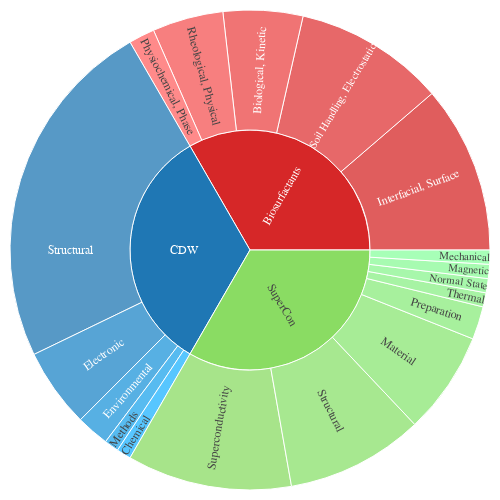

The notebook cell this image was saved under:
### Code cell
import math
import numpy as np
import pandas as pd
import plotly.graph_objects as go
from plotly.colors import n_colors

CSV_PATH = "./all_data_categories.csv"
df = pd.read_csv(CSV_PATH)

# -----------------------------
# Validate / clean
# -----------------------------
required = {"dataset", "category", "property_name", "count"}
missing = required - set(df.columns)
if missing:
    raise ValueError(f"CSV is missing required columns: {sorted(missing)}")

df = df.copy()
df["dataset"] = df["dataset"].astype(str).str.strip()
df["category"] = df["category"].astype(str).str.strip()
df["property_name"] = df["property_name"].astype(str).str.strip()
df["count"] = pd.to_numeric(df["count"], errors="coerce").fillna(0)

def log10_clip(x: float) -> float:
    return math.log10(x if x > 0 else 1.0)

df["count_log10"] = df["count"].map(log10_clip)

# -----------------------------
# Collapse to Dataset -> Category (NO property nodes)
# -----------------------------
# We'll keep n_properties for hover, but the *area* will be driven by sum_count now.
g = (
    df.groupby(["dataset", "category"], as_index=False)
      .agg(
          n_properties=("property_name", "nunique"),
          mean_log10=("count_log10", "mean"),
          sum_count=("count", "sum"),
      )
)

# Dataset-level aggregates for hover + color
ds = (
    g.groupby("dataset", as_index=False)
     .agg(
         n_categories=("category", "nunique"),
         n_properties=("n_properties", "sum"),
         sum_count=("sum_count", "sum"),
     )
)

# Weighted mean log10 for dataset color (weights = n_properties, keep as you had)
ds_color = (
    g.assign(w=g["n_properties"])
     .groupby("dataset", as_index=False)
     .apply(lambda x: (x["mean_log10"] * x["w"]).sum() / max(x["w"].sum(), 1))
     .rename(columns={None: "mean_log10"})
)
ds = ds.merge(ds_color, on="dataset", how="left")

ds_sorted = ds.sort_values(["dataset"], kind="mergesort").reset_index(drop=True)

# Sort categories for stable rendering (big ones first)
g_sorted = g.sort_values(["dataset", "sum_count", "category"], ascending=[True, False, True])

# -----------------------------
# Colors: dataset base + per-dataset shade ramps for categories
# -----------------------------

RED_BASE = "rgb(214,39,40)"
BLUE_BASE = "rgb(31,119,180)"
GREEN_BASE = "rgb(138,220,99)"

DATASET_BASE_COLORS = {
    ds_name: base
    for ds_name, base in zip(
        ds_sorted["dataset"],
        [RED_BASE, BLUE_BASE, GREEN_BASE],
    )
}

base_color_endpoints = {
    RED_BASE: "rgb(255,100,100)",
    BLUE_BASE: "rgb(31,180,255)",
    GREEN_BASE: "rgb(138,255,160)",
}

node_colors = []

# Dataset nodes (inner ring)
for r in ds_sorted.itertuples(index=False):
    node_colors.append(DATASET_BASE_COLORS[r.dataset])

# Category nodes (outer ring): shades per dataset
for ds_name, sub in g_sorted.groupby("dataset", sort=False):
    base_color = DATASET_BASE_COLORS[ds_name]
    shades = n_colors(
        base_color,
        base_color_endpoints[base_color],
        len(sub),
        colortype="rgb",
    )
    node_colors.extend(shades)

# -----------------------------
# Build sunburst arrays
# -----------------------------
ids, labels, parents, values, customdata = [], [], [], [], []

DATASET_VALUE = 1.0  # equal area for each dataset wedge

# Totals for normalization (now using sum_count)
tot_count_by_ds = (
    g_sorted.groupby("dataset", as_index=True)["sum_count"].sum().to_dict()
)
n_cats_by_ds = (
    ds_sorted.set_index("dataset")["n_categories"].to_dict()
)

# Dataset nodes: equal thirds
for r in ds_sorted.itertuples(index=False):
    ds_id = f"ds::{r.dataset}"
    ids.append(ds_id)
    labels.append(r.dataset)
    parents.append("")
    values.append(DATASET_VALUE)

    customdata.append([
        int(r.n_categories),
        int(r.n_properties),
        float(r.sum_count),
        float(r.mean_log10),
    ])


# this sets how small the smallest categories can be
MIN_FRACTION = 0.03

# Category nodes: proportional to sum_count with minimum visible size
for ds_name, sub in g_sorted.groupby("dataset", sort=False):
    ds_id = f"ds::{ds_name}"

    raw = sub["sum_count"].astype(float).values
    total = raw.sum()

    if total > 0:
        fracs = raw / total
    else:
        fracs = pd.Series(
            [1.0 / len(sub)] * len(sub),
            index=sub.index
        ).values

    # Apply minimum size
    # Apply minimum size (NumPy-safe)
    fracs = np.maximum(fracs, MIN_FRACTION)

    # Renormalize so categories still fill the dataset wedge
    fracs = fracs / fracs.sum()

    for r, frac in zip(sub.itertuples(index=False), fracs):
        cat_id = f"cat::{r.dataset}::{r.category}"

        ids.append(cat_id)
        labels.append(r.category)
        parents.append(ds_id)
        values.append(DATASET_VALUE * float(frac))

        customdata.append([
            None,
            int(r.n_properties),
            float(r.sum_count),
            float(r.mean_log10),
        ])


# -----------------------------
# Sunburst figure
# -----------------------------
fig = go.Figure(
    go.Sunburst(
        ids=ids,
        labels=labels,
        parents=parents,
        values=values,
        branchvalues="total",
        customdata=customdata,
        insidetextorientation="radial",
        leaf=dict(opacity=0.84),
        hovertemplate=(
            "<b>%{label}</b><br>"
            "Properties: %{customdata[1]}<br>"
            "Sum count: %{customdata[2]:.0f}<br>"
            "<extra></extra>"
        ),
    ),
)

fig.update_layout(
    margin=dict(t=10, l=10, r=10, b=10),
    width=500,
    height=500,
    font=dict(family="sans-serif"),
)

fig.update_traces(
    marker=dict(
        colors=node_colors,
        line=dict(color="white", width=1),
    ),
    leaf=dict(opacity=0.75),
)

fig.show()

import plotly.io as pio

# Disable MathJax during static image/PDF export (prevents the loader box)
pio.kaleido.scope.mathjax = None

fig.write_image("taxonomy_sunburst.svg", width=500, height=500)
fig.write_image("taxonomy_sunburst.pdf", width=500, height=500)

### Figure 1 — Plotly figure (JSON) as saved in the notebook; plotly's stock layout.template omitted (floating-point values rounded to 4 significant figures)
{"data": [{"branchvalues": "total", "customdata": [[5, 16, 286, 1.088], [5, 85, 249, 0.1928], [8, 97, 219515, 2.384], [null, 4, 97, 1.333], [null, 4, 87, 1.283], [null, 2, 46, 1.355], [null, 4, 41, 0.7698], [null, 2, 15, 0.5731], [null, 42, 183, 0.2905], [null, 29, 41, 0.08911], [null, 6, 17, 0.267], [null, 5, 5, 0], [null, 3, 3, 0], [null, 38, 76727, 2.631], [null, 13, 64116, 2.514], [null, 2, 47802, 4.353], [null, 4, 15385, 2.57], [null, 8, 5700, 2.079], [null, 17, 5160, 2.108], [null, 5, 4047, 2.805], [null, 10, 578, 1.307]], "hovertemplate": "<b>%{label}</b><br>Properties: %{customdata[1]}<br>Sum count: %{customdata[2]:.0f}<br><extra></extra>", "ids": ["ds::Biosurfactants", "ds::CDW", "ds::SuperCon", "cat::Biosurfactants::Interfacial, Surface", "cat::Biosurfactants::Soil Handling, Electrostatic", "cat::Biosurfactants::Biological, Kinetic", "cat::Biosurfactants::Rheological, Physical", "cat::Biosurfactants::Physiochemical, Phase", "cat::CDW::Structural", "cat::CDW::Electronic", "cat::CDW::Environmental", "cat::CDW::Methods", "cat::CDW::Chemical", "cat::SuperCon::Superconductivity", "cat::SuperCon::Structural", "cat::SuperCon::Material", "cat::SuperCon::Preparation", "cat::SuperCon::Thermal", "cat::SuperCon::Normal State", "cat::SuperCon::Magnetic", "cat::SuperCon::Mechanical"], "insidetextorientation": "radial", "labels": ["Biosurfactants", "CDW", "SuperCon", "Interfacial, Surface", "Soil Handling, Electrostatic", "Biological, Kinetic", "Rheological, Physical", "Physiochemical, Phase", "Structural", "Electronic", "Environmental", "Methods", "Chemical", "Superconductivity", "Structural", "Material", "Preparation", "Thermal", "Normal State", "Magnetic", "Mechanical"], "leaf": {"opacity": 0.75}, "marker": {"colors": ["rgb(214,39,40)", "rgb(31,119,180)", "rgb(138,220,99)", "rgb(214.0, 39.0, 40.0)", "rgb(224.25, 54.25, 55.0)", "rgb(234.5, 69.5, 70.0)", "rgb(244.75, 84.75, 85.0)", "rgb(255.0, 100.0, 100.0)", "rgb(31.0, 119.0, 180.0)", "rgb(31.0, 134.25, 198.75)", "rgb(31.0, 149.5, 217.5)", "rgb(31.0, 164.75, 236.25)", "rgb(31.0, 180.0, 255.0)", "rgb(138.0, 220.0, 99.0)", "rgb(138.0, 225.0, 107.71428571428571)", "rgb(138.0, 230.0, 116.42857142857143)", "rgb(138.0, 235.0, 125.14285714285714)", "rgb(138.0, 240.0, 133.85714285714286)", "rgb(138.0, 245.0, 142.57142857142856)", "rgb(138.0, 250.0, 151.28571428571428)", "rgb(138.0, 255.0, 160.0)"], "line": {"color": "white", "width": 1}}, "parents": ["", "", "", "ds::Biosurfactants", "ds::Biosurfactants", "ds::Biosurfactants", "ds::Biosurfactants", "ds::Biosurfactants", "ds::CDW", "ds::CDW", "ds::CDW", "ds::CDW", "ds::CDW", "ds::SuperCon", "ds::SuperCon", "ds::SuperCon", "ds::SuperCon", "ds::SuperCon", "ds::SuperCon", "ds::SuperCon", "ds::SuperCon"], "type": "sunburst", "values": [1, 1, 1, 0.3392, 0.3042, 0.1608, 0.1434, 0.05245, 0.715, 0.1602, 0.06642, 0.02919, 0.02919, 0.3331, 0.2783, 0.2075, 0.06678, 0.02859, 0.02859, 0.02859, 0.02859]}], "layout": {"font": {"family": "sans-serif"}, "height": 500, "margin": {"b": 10, "l": 10, "r": 10, "t": 10}, "width": 500}}
